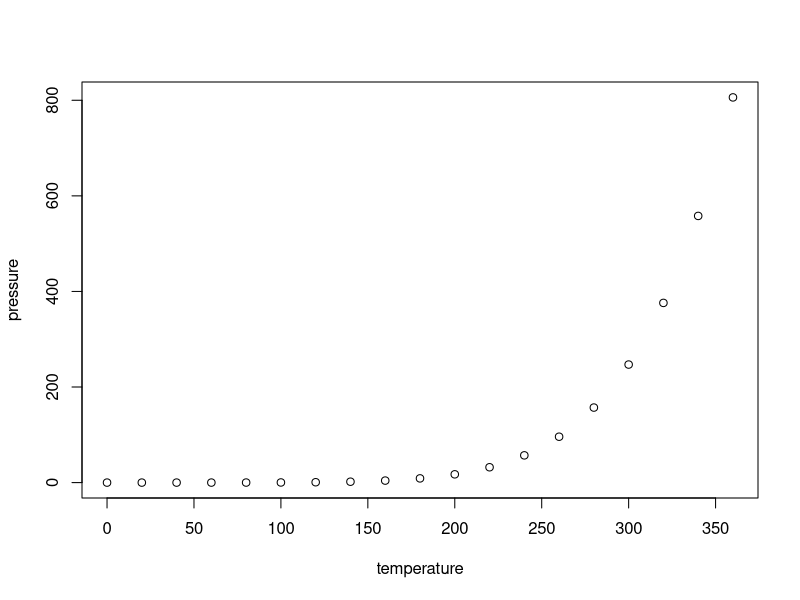
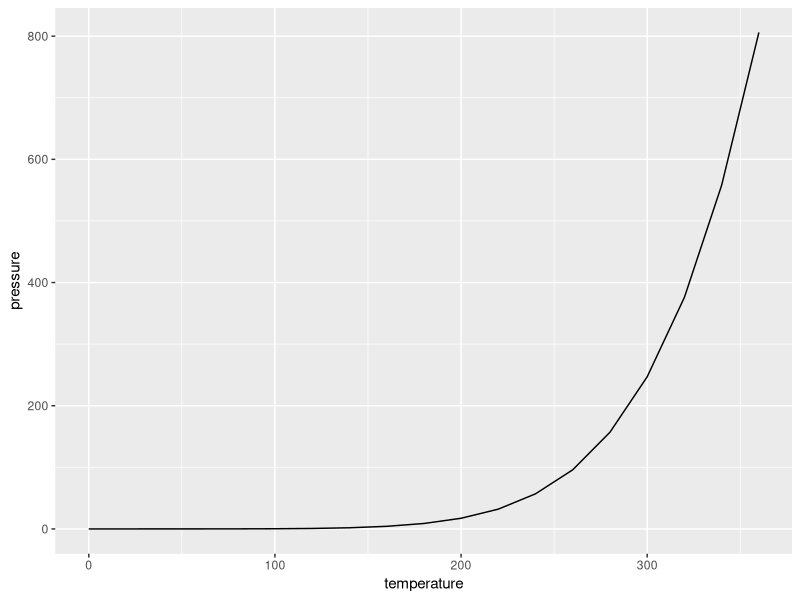

Reproduce these figures in R, in order.
## ---- chunk 1
knitr::opts_chunk$set(
  echo    = FALSE, 
  error   = FALSE, 
  message = FALSE, 
  warning = FALSE)

## ---- chunk 2
library(lubridate)
library(modelr)
library(readxl)
library(skimr)
library(tidyverse)

## ---- chunk 3
summary(cars)

## ---- chunk 4
cars %>% 
  skim_without_charts() %>% 
  select(- n_missing, - complete_rate)

## ---- chunk 5
plot(pressure)

## ---- chunk 6
pressure %>% ggplot(mapping = aes(
  x = temperature, 
  y = pressure)) + 
  geom_line()

